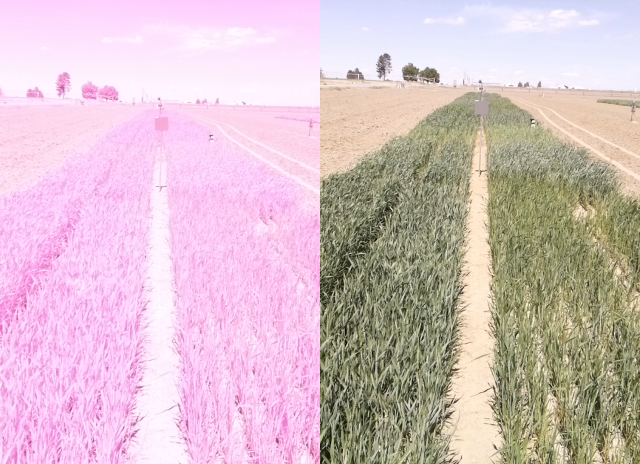
#> input picture data/cam1/date_13-5-2024_13.0.10_1.png, 1280 x 928 px (shown at 1/2 size); its folder holds only this picture in this run
$ jupyter execute --allow-errors main.ipynb
#> lines starting #> are read from the running program, lines starting #| are printed output that depends on the picture; after the words box and inside, x2 and y2 are one past the last pixel; in counts of white or black regions, pixels touching at a corner belong together
[cell 1]
import os
# import torch
import cv2
import numpy as np
import matplotlib.pyplot as plt
# import shutil

[cell 2]
# Create the 'cam1_rgb' directory

def process_images(src_dir, dst_dir):
#> called with src_dir = '../data/cam1/', dst_dir = '../data/cam1_rgb/'
    for filename in os.listdir(src_dir):
        if filename.endswith('.png'):
            # Read the image
            image_path = os.path.join(src_dir, filename)
            image = cv2.imread(image_path)
#> image is the input picture: shape (928, 1280, 3); mean B, G, R 197.5, 189.7, 214.1

            # Ensure the image is loaded correctly
            if image is not None:
                # Get the right half of the image (640x928)
                height, width = image.shape[:2]
#> height = 928; width = 1280
                right_half = image[:, width//2:]
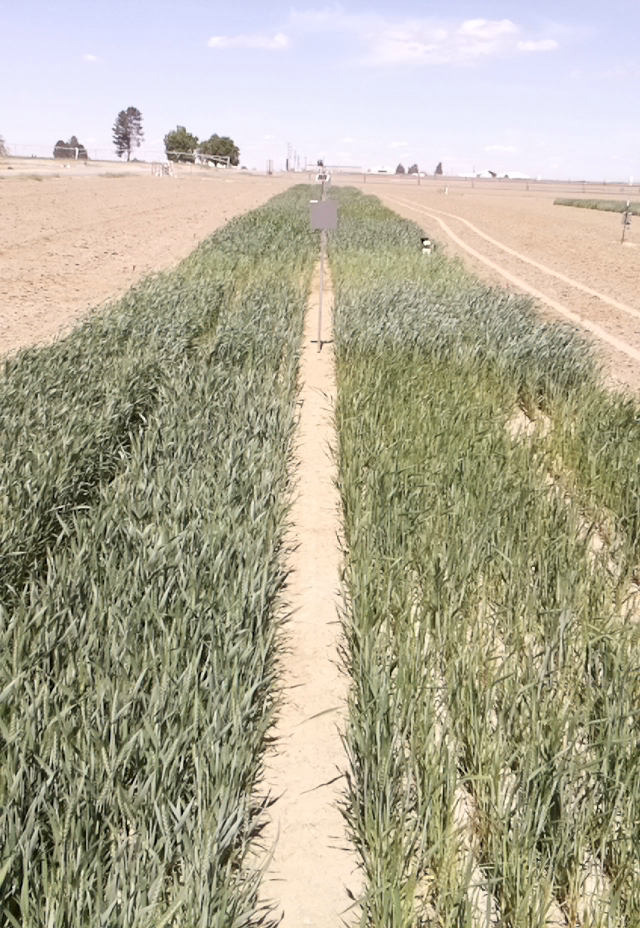
#> right_half: shape (928, 640, 3); mean B, G, R 150.9, 171.4, 177.2

                # Save the right half to the destination directory
                dst_image_path = os.path.join(dst_dir, filename)
                cv2.imwrite(dst_image_path, right_half)
            else:
                print(f"Failed to load image: {image_path}")

# Process the images
try:
    process_images('../data/cam1/', '../data/cam1_rgb/')
    print(f"Processing complete. The right half of the images have been saved to the destination directory.")
except Exception as e:
    print(f"An error occurred during processing: {e}")

[cell 3]
# Load the image and check if it is 928 x 640
def check_image_dimensions(src_dir):
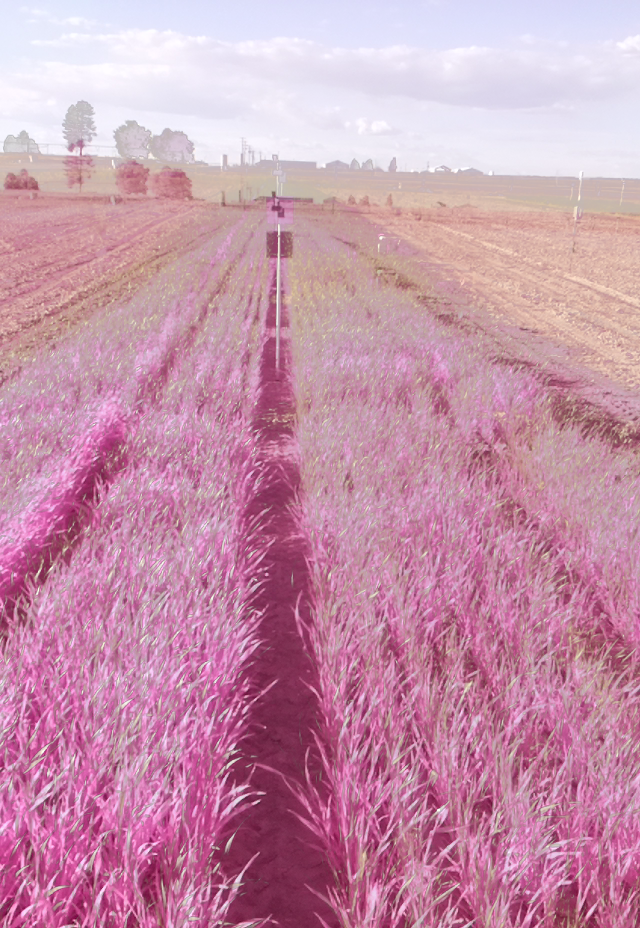
#> input picture data/cam1_combined/date_1-5-2024_10.0.11_1.png, 640 x 928 px, found by its file name
#> further down, image is the input picture: shape (928, 640, 3); mean B, G, R 171.3, 147.4, 199
    for filename in os.listdir(src_dir):
        if filename.endswith('.png'):
            image_path = os.path.join(src_dir, filename)
            image = cv2.imread(image_path)
            height, width = image.shape[:2]
            if height != 928 or width != 640:
                print(f"Invalid image dimensions: {image_path}")
                os.remove(image_path)
                print(f"Removed invalid image: {image_path}")

# Check the image dimensions
#> (the rest of this cell did not finish here and is left out)

[cell 4]
# Image preprocessing and visualization

# "Draw" a horizontal line across the image and calculate the red, green, and blue values
def draw_horizontal_line(image, y):
    # Draw a horizontal line across the image
    image[y, :] = [0, 255, 0]

    # Calculate the red, green, and blue values
    red = image[y, :, 0].mean()
    green = image[y, :, 1].mean()
    blue = image[y, :, 2].mean()

    return red, green, blue

# "Draw" a vertical line across the image and calculate the red, green, and blue values
def draw_vertical_line(image, x):
    # Draw a vertical line across the image
#> called with x = 279
    image[:, x] = [0, 255, 0]
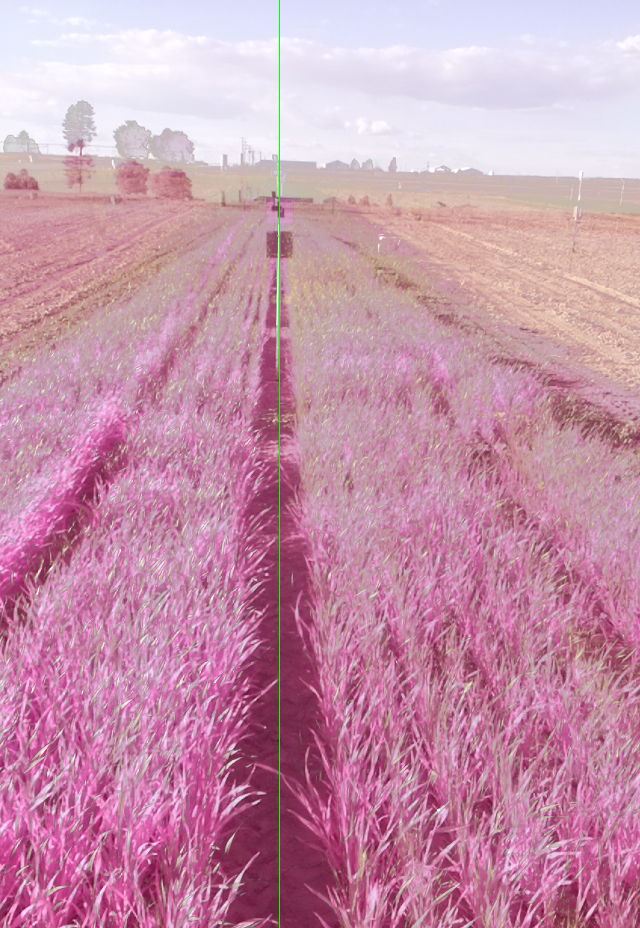
#> image: shape (928, 640, 3); 0.16% of pixels changed, all inside (x1, y1, x2, y2) = (279, 0, 280, 928)

    # Calculate the red, green, and blue values
    red = image[:, x, 0].mean()
#> red = 0
    green = image[:, x, 1].mean()
#> green = 255
    blue = image[:, x, 2].mean()
#> blue = 0

    return red, green, blue

# Visualize the image
def visualize_image(image):
    # Convert the image from BGR to RGB
    image_rgb = cv2.cvtColor(image, cv2.COLOR_BGR2RGB)

    # Display the image
    plt.figure(figsize=(10, 10))
    plt.imshow(image_rgb)
    plt.axis('off')
    plt.show()

# Call the functions
image_path = '../data/cam1_rgb/date_1-5-2024_10.0.11_1.png'
image = cv2.imread(image_path)
red, green, blue = draw_vertical_line(image, 279)
#> red = 0; green = 255; blue = 0
visualize_image(image)
